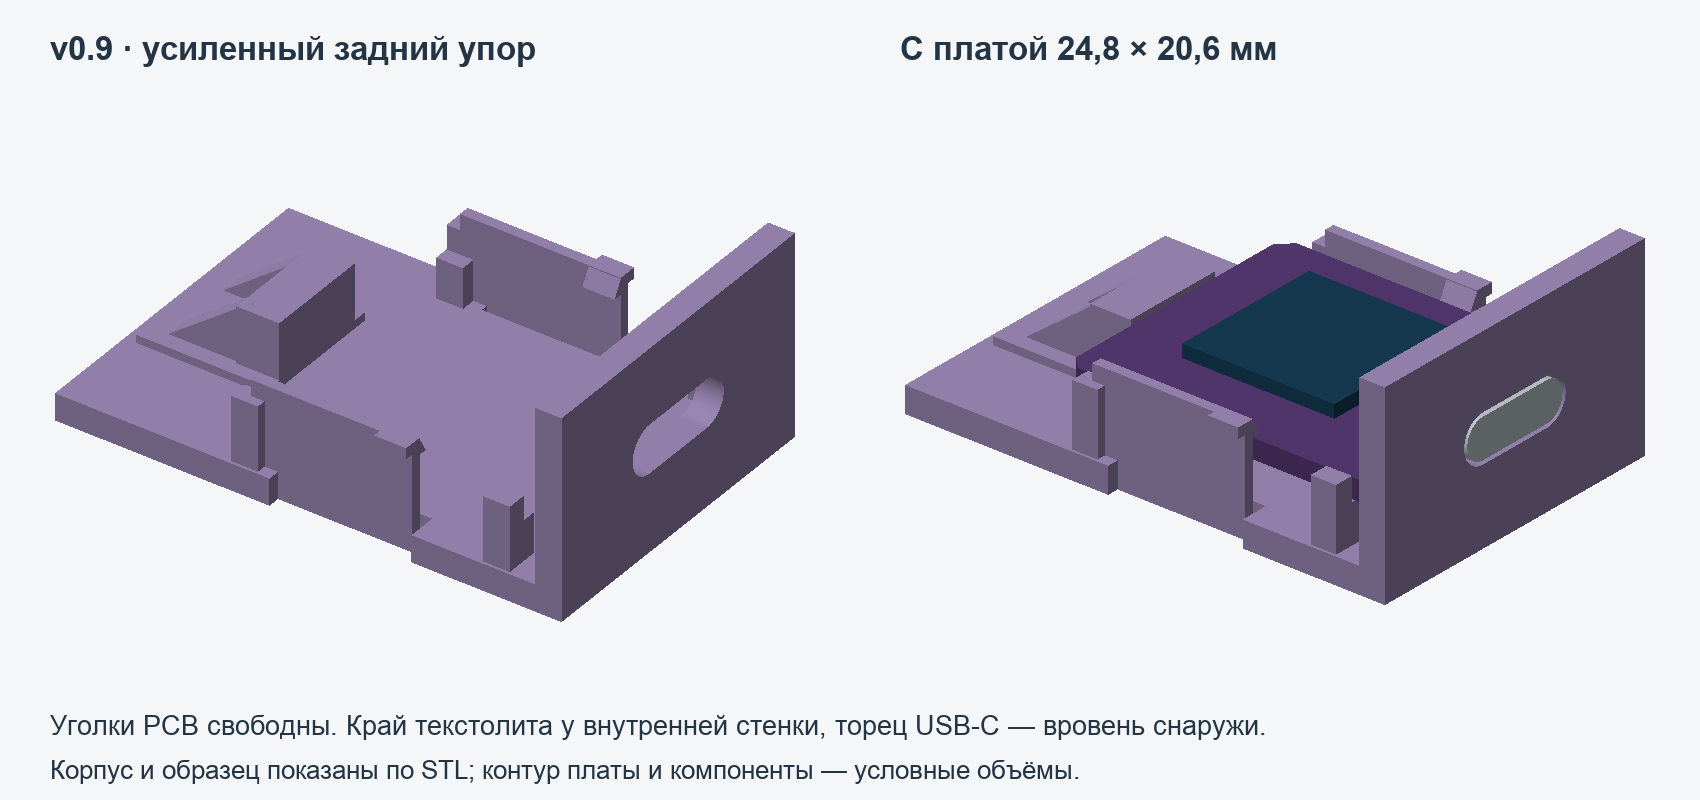

Generate this figure with Python:
from pathlib import Path
import numpy as np
import trimesh
P=Path(__file__).resolve().parent
s=(P/'build_samples.py').read_text();ns={'__file__':str(P/'build_samples.py')}
exec(s.split('samples={};report=')[0],ns)
exec(s[s.index('# Deterministic opaque z-buffer preview'):s.index('im=Image.new')],ns)
Image,ImageDraw,ImageFont=ns['Image'],ns['ImageDraw'],ns['ImageFont'];render=ns['render'];mesh=ns['mesh'];ESP=ns['ESP']
offset=(-ESP[0]+11,-ESP[1]+2,0)
frame=trimesh.load(P/'fit_esp32_snaps.stl',force='mesh')
pcb=mesh(ns['pcb_solid'](ESP).translate(offset))
usb=mesh(ns['capsule_x'](ns['USB_FRONT']-8,ns['USB_CENTRE_Y']-4.5,ns['USB_BOTTOM'],8,9,3).solid().translate(offset))
glass=mesh(ns['B'](ESP[0]+5,ESP[1]+5,6.5,12,12,1).solid().translate(offset))
a=render([(frame,'#9c88b5')],(85,-120,100),(800,580))
b=render([(frame,'#9c88b5'),(pcb,'#553971'),(glass,'#183d55'),(usb,'#bfc8ce')],(100,-120,85),(800,580))
im=Image.new('RGB',(1700,800),'#f5f6f8');im.paste(a,(25,125));im.paste(b,(875,125));d=ImageDraw.Draw(im)
f='/System/Library/Fonts/Supplemental/Arial.ttf';fb='/System/Library/Fonts/Supplemental/Arial Bold.ttf'
def t(x,y,s,n=29,b=False):d.text((x,y),s,font=ImageFont.truetype(fb if b else f,n),fill='#233545')
t(50,30,'v0.9 · усиленный задний упор',33,True)
t(900,30,'С платой 24,8 × 20,6 мм',33,True)
t(50,710,'Уголки PCB свободны. Край текстолита у внутренней стенки, торец USB-C — вровень снаружи.',27)
t(50,755,'Корпус и образец показаны по STL; контур платы и компоненты — условные объёмы.',26)
im.save(P/'preview_controller.png')
